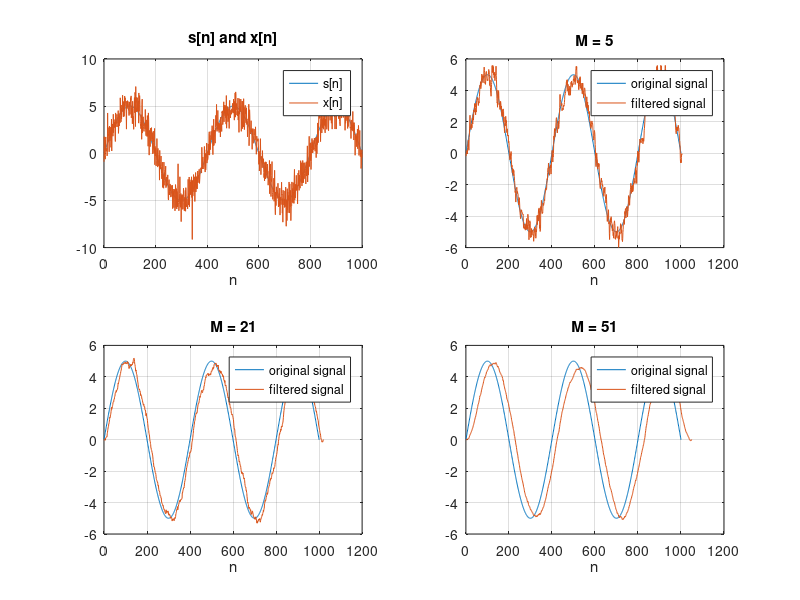

Recreate this plot in MATLAB. (Note: this script raises an error after producing the figure.)
%% 5.2a
% The impulse response of a system, h[n], is the output that it produces in response to an impulse input.
% ie, if and only if x[n] = δ[n] then y[n] = h[n]
% Given the system equation,we can find the impulse response just by feeding x[n] = δ[n] into the system.
% Therefore for the given system, h[n] = 1/M for n=0,1,2...M-1 
% h[n] = 0 otherwise 

%% 5.2c
w0 = pi/200;
n = 0:1:1000;
M = 5; 

vn = randn(1,1001);
sn = 5*sin(w0*n);
xn =  sn + vn;

%% 5.2d
hn = 1/M*ones(1, M);

yn = conv(xn,hn,'full');

% plotting 
figure(1);

subplot(2,2,1);
plot(n,sn);
grid on; 
hold on;
plot(n,xn);
xlabel('n');
title('s[n] and x[n]');
legend('s[n]', 'x[n]');

subplot(2,2,2);
plot(n,sn);
grid on;
hold on;
plot(yn);
xlabel('n');
title('M = 5');
legend('original signal', 'filtered signal');

% M = 21
M = 21; 
hn = 1/M*ones(1, M);
yn = conv(xn,hn,'full');

subplot(2,2,3);
plot(n,sn);
grid on;
hold on;
plot(yn);
xlabel('n');
title('M = 21');
legend('original signal', 'filtered signal');

% M = 51
M = 51; 
hn = 1/M*ones(1, M);
yn = conv(xn,hn,'full');

subplot(2,2,4);
plot(n,sn);
grid on;
hold on;
plot(yn);
xlabel('n');
title('M = 51');
legend('original signal', 'filtered signal');


%% 5.2e
% The graphs become smoother as M is increased
% But as M increases the delay also increases
% So the trade-off is between smoothing and delay

%% 5.2f
% As M is increased the frequencies corresponding to the white noise is attenuated.
% Which makes sense because the overshoots in the signal are due to white noise
% and the filter takes average of the current and next M-1 values so the spikes in the graph gets smoothened hence eliminating some frequencies
w0 = pi/200;
n = 0:1:1000;
vn = randn(1,1001);
sn = 5*sin(w0*n);
xn =  sn + vn;

M = 5; 
hn = 1/M*ones(1, M);

yn = conv(xn,hn,'full');
w = -10:0.01:10;
X = DT_Fourier(xn,1,w);
Y = DT_Fourier(yn,1,w);

% plotting
figure(2);

sgtitle('DTFT');
 subplot(2,2,1)
 plot(w,abs(X));
 grid on;
 xlabel('w');
 ylabel('DTFT');
 title("Noisy signal");

 subplot(2,2,2)
 plot(w,abs(X));
 grid on;
 hold on;
 plot(w,abs(Y));
 xlabel('w');
 ylabel('DTFT');
 title("M = 5");
 legend('noisy signal', 'filtered signal');
 
 % M = 21
 M = 21; 
hn = 1/M*ones(1, M);

yn = conv(xn,hn,'full');
w = -10:0.01:10;
X = DT_Fourier(xn,1,w);
Y = DT_Fourier(yn,1,w);

 subplot(2,2,3)
 plot(w,abs(X));
 grid on;
 hold on;
 plot(w,abs(Y));
 xlabel('w');
 ylabel('DTFT');
 title("M = 21");
 legend('noisy signal', 'filtered signal');
 
 % M = 51
 M = 51; 
hn = 1/M*ones(1, M);

yn = conv(xn,hn,'full');
w = -10:0.01:10;
X = DT_Fourier(xn,1,w);
Y = DT_Fourier(yn,1,w);

 subplot(2,2,4)
 plot(w,abs(X));
 grid on;
 hold on;
 plot(w,abs(Y));
 xlabel('w');
 ylabel('DTFT');
 title("M = 51");
 legend('noisy signal', 'filtered signal');

function X = DT_Fourier(x,No,w)
X = zeros(size(w));
for k = No:1000
 X = X + x(k)*exp(-1*1j*w*(k-1));
end
end

%% 5.2g 
% Given the system equation,we can find the impulse response just by feeding x[n] = δ[n] into the system.
% Therefore, h[n] = 1 for n = 0
% h[n] = -1 for n = 1 else h[n] = 0.
% The frequencies corresponding to the white noise is amplified where as the original ginal is attenuated.
w0 = pi/200;
n = 0:1:1000;

vn = randn(1,1001);
sn = 5*sin(w0*n);
xn =  sn + vn;

hn = [1, -1];

yn = conv(xn,hn,'full');
w = -10:0.01:10;
X = DT_Fourier(xn,1,w);
Y = DT_Fourier(yn,1,w);

% DTFT PLOTS
figure(3)
 subplot(2,1,1)
 plot(w,abs(X));
 grid on;
 xlabel('w');
 ylabel('DTFT');
 title('noisy signal');
 
 subplot(2,1,2)
 grid on;
 plot(w,abs(Y));
 xlabel('w');
 ylabel('DTFT');
 title('filtered signal');

function X = DT_Fourier(x,No,w)
X = zeros(size(w));
for k = No:1000
 X = X + x(k)*exp(-1*1j*w*(k-1));
end
end

%% 5.2h
% In terms of frequency selectivity, the moving average  filter behaves like an inverse notch filter( atenuates certain periodic frequencies to zero),
% which is a narrow band pass filter. ( It behaves in some sense like a low pass filter)
% For the second relation, a finite impulse response filter is used whose impulse response is of finite duration, because it settles to zero in finite time.

